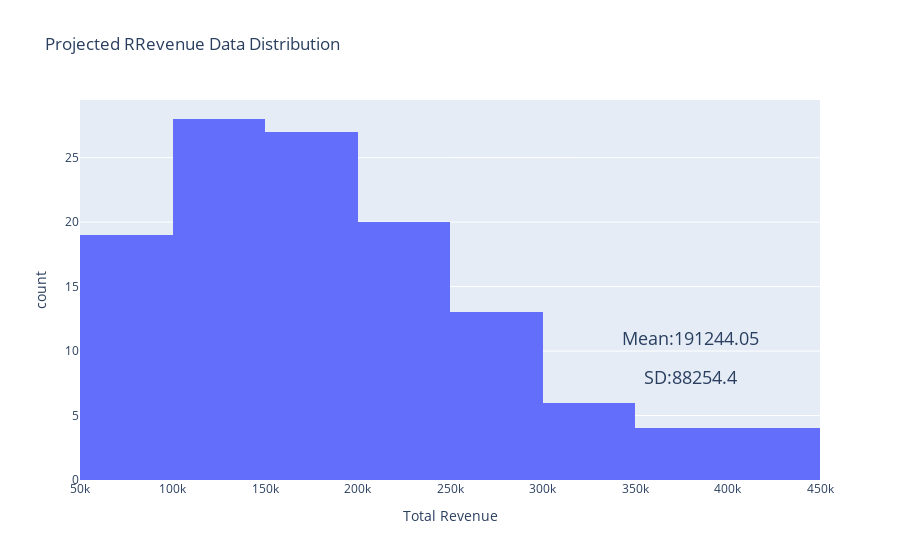

Notebook code cell kept with this figure:
### Markdown cell above
### b)Estimated data

### Code cell
df_trip_assignment1=df_trip_assignment
fig=px.histogram(df_trip_assignment1,x='Total Revenue',title='Projected RRevenue Data Distribution')


fig.add_annotation(x=380000,y=11,
                   text=f"Mean:{round(df_trip_assignment1['Total Revenue'].mean(),2)}",
                  showarrow=False,
                   font=dict(size=18))

fig.add_annotation(x=380000,y=8,
                   text=f"SD:{round(df_trip_assignment1['Total Revenue'].std(),2)}",
                  showarrow=False,
                   font=dict(size=18))

### Figure 1 — Plotly figure (JSON) as saved in the notebook; plotly's stock layout.template omitted (floating-point values rounded to 4 significant figures)
{"data": [{"alignmentgroup": "True", "bingroup": "x", "hovertemplate": "Total Revenue=%{x}<br>count=%{y}<extra></extra>", "legendgroup": "", "marker": {"color": "#636efa", "pattern": {"shape": ""}}, "name": "", "offsetgroup": "", "orientation": "v", "showlegend": false, "type": "histogram", "x": [184800, 184800, 138600, 138600, 434280, 434280, 434280, 434280, 398090, 398090, 325710, 325710, 325710, 325710, 144760, 144760, 163660, 163660, 140280, 140280, 280280, 280280, 178360, 178360, 147840, 147840, 147840, 147840, 95060, 95060, 81480, 81480, 54320, 54320, 210210, 210210, 133770, 133770, 220150, 220150, 64750, 64750, 229950, 229950, 168630, 168630, 226380, 226380, 144060, 144060, 154000, 154000, 77000, 77000, 125510, 125510, 68460, 68460, 350000, 350000, 332500, 332500, 192500, 192500, 59360, 238700, 190960, 190960, 143220, 220220, 220220, 100100, 100100, 252070, 213290, 174510, 135730, 252070, 252070, 232680, 232680, 193900, 193900, 116340, 116340, 209300, 209300, 167440, 167440, 83720, 83720, 238000, 238000, 171360, 171360, 95200, 95200, 210210, 210210, 194040, 194040, 145530, 145530, 80850, 80850, 272090, 272090, 272090, 272090, 272090, 272090, 251160, 251160, 188370, 188370, 141680, 141680, 120960, 120960, 177100, 159390], "xaxis": "x", "yaxis": "y"}], "layout": {"annotations": [{"font": {"size": 18}, "showarrow": false, "text": "Mean:191244.05", "x": 380000, "y": 11}, {"font": {"size": 18}, "showarrow": false, "text": "SD:88254.4", "x": 380000, "y": 8}], "barmode": "relative", "legend": {"tracegroupgap": 0}, "title": {"text": "Projected RRevenue Data Distribution"}, "xaxis": {"anchor": "y", "domain": [0, 1], "title": {"text": "Total Revenue"}}, "yaxis": {"anchor": "x", "domain": [0, 1], "title": {"text": "count"}}}}
